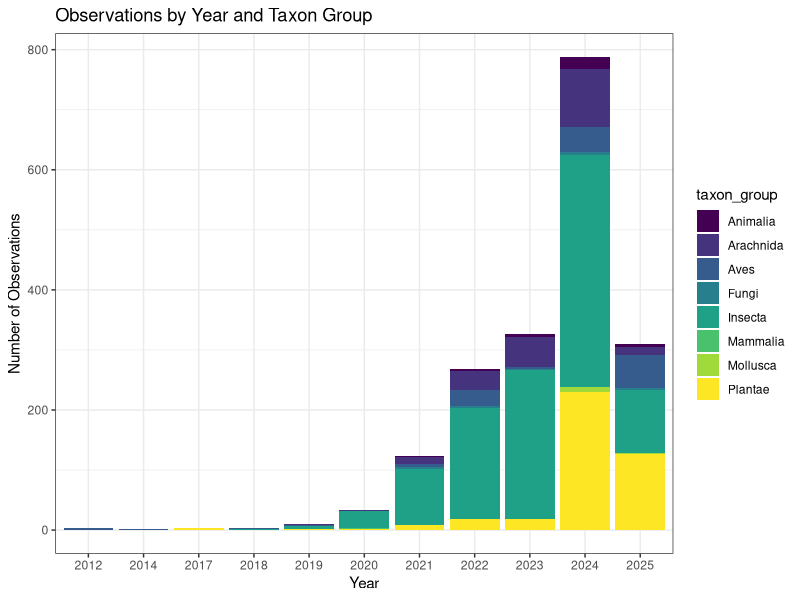
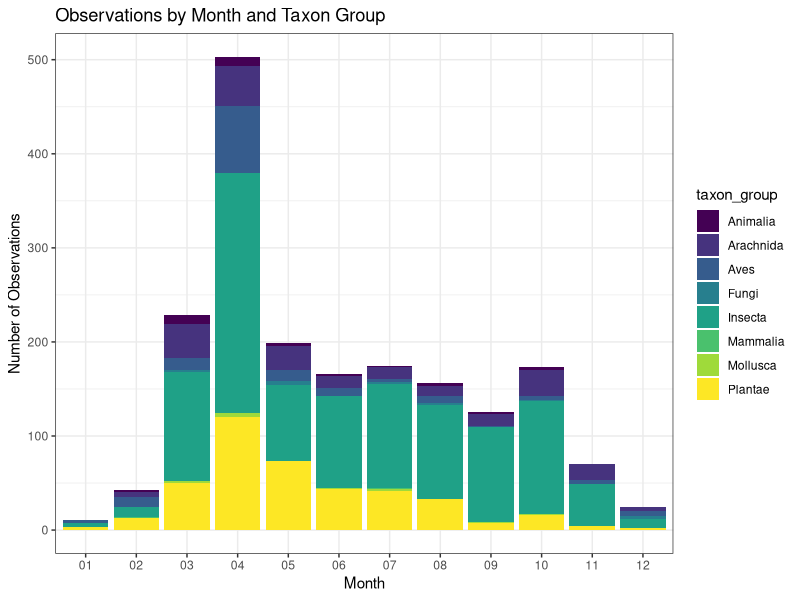
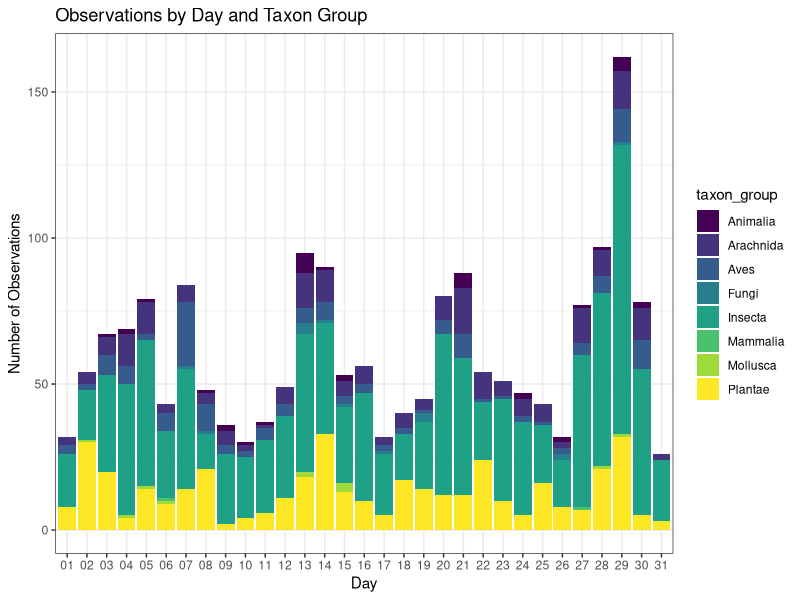
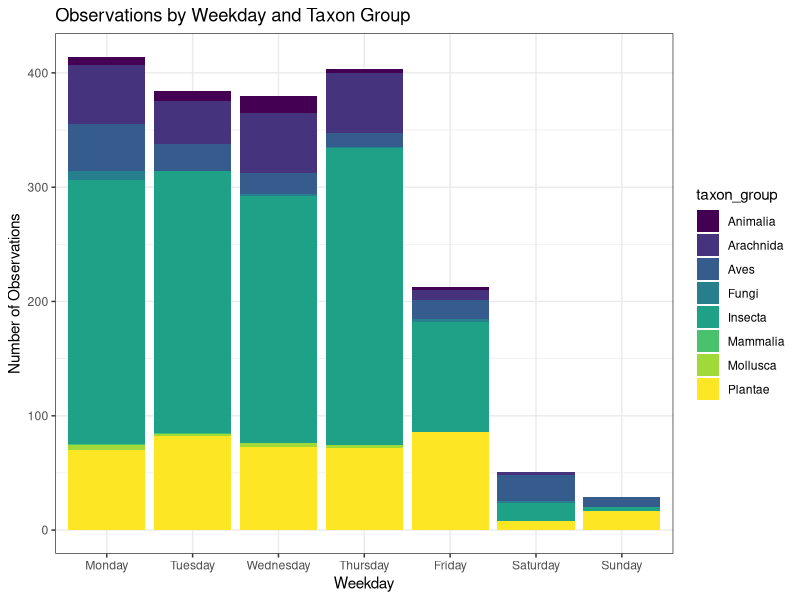
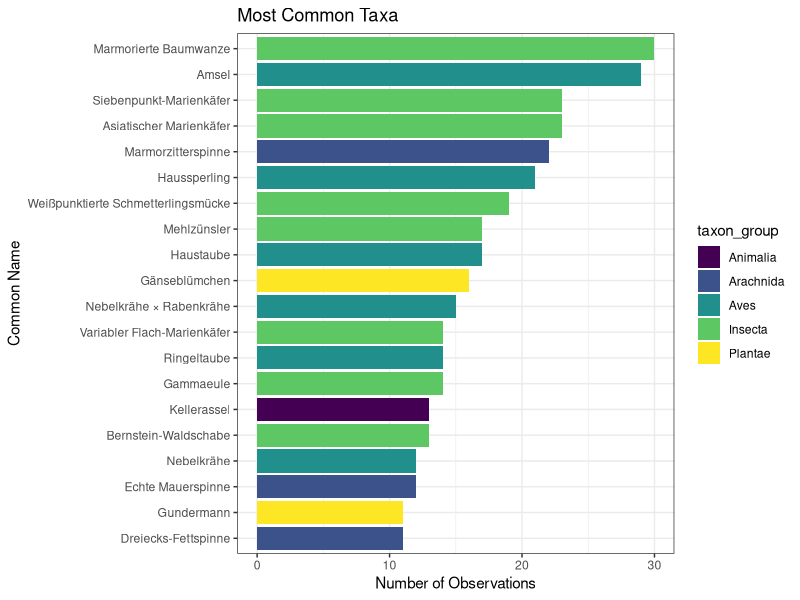
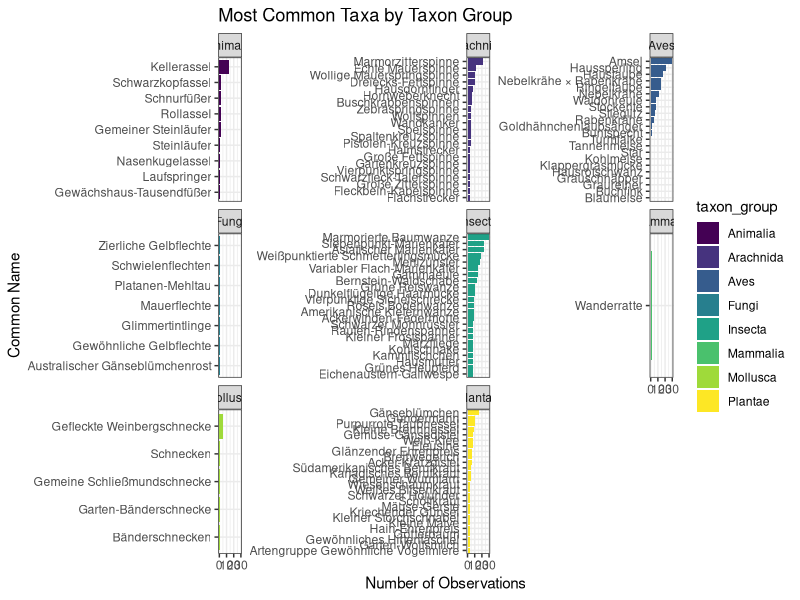
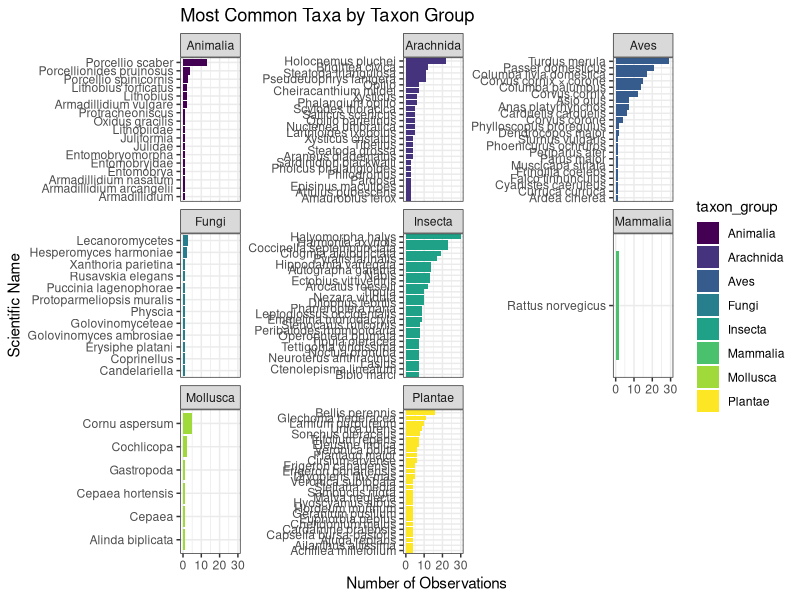
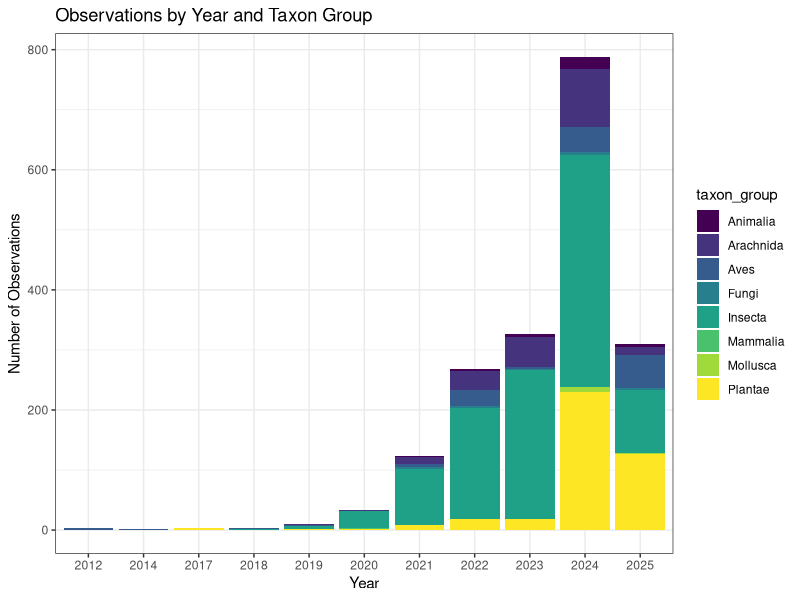

These charts were generated, in order, by the following R code:
## load library tidyverse
library(tidyverse)
library(viridis)

## set working directory
setwd("D:/GitHub/iNat_NDA/")

## load observations-576350.csv
obs <- read.csv("data/observations-576350.csv")

## create results directory
if (!dir.exists("results")) {
    dir.create("results")
}

## list column names
colnames(obs)

## convert date column to date format
obs$date <- as.Date(obs$time_observed_at, format = "%Y-%m-%d")

## extract year from date
obs$year <- format(obs$date, "%Y")

## rename "iconic_taxon_name" to "taxon_group"
obs$taxon_group <- obs$iconic_taxon_name

## plot observations by year and exclude "NA" values and
obs.nona <- obs %>%
    filter(!is.na(year))

## split by "taxon_group" and plot as stacked barplot with viridis color palette
obs.nona %>%
    group_by(year, taxon_group) %>%
    summarise(n = n()) %>%
    ggplot(aes(x = year, y = n, fill = taxon_group)) +
    geom_col() +
    labs(title = "Observations by Year and Taxon Group", x = "Year", y = "Number of Observations") +
    scale_fill_viridis_d() +
    theme_bw()

## save plot as png
ggsave("results/observations_by_year.png", width = 8, height = 6)

## now repeat the same process for month
obs$month <- format(obs$date, "%m")
obs.nona <- obs %>%
    filter(!is.na(month))

## plot observations and split by "taxon_group" and plot as stacked barplot with viridis color palette
obs.nona %>%
    group_by(month, taxon_group) %>%
    summarise(n = n()) %>%
    ggplot(aes(x = month, y = n, fill = taxon_group)) +
    geom_col() +
    labs(title = "Observations by Month and Taxon Group", x = "Month", y = "Number of Observations") +
    scale_fill_viridis_d() +
    theme_bw()

## save plot as png
ggsave("results/observations_by_month.png", width = 8, height = 6)

## now repeat the same process for day
obs$day <- format(obs$date, "%d")
obs.nona <- obs %>%
    filter(!is.na(day))

## plot observations by weekday and split by "taxon_group" and plot as stacked barplot with viridis color palette
obs.nona %>%
    group_by(day, taxon_group) %>%
    summarise(n = n()) %>%
    ggplot(aes(x = day, y = n, fill = taxon_group)) +
    geom_col() +
    labs(title = "Observations by Day and Taxon Group", x = "Day", y = "Number of Observations") +
    scale_fill_viridis_d() +
    theme_bw()

## now repeat the same process for weekday
obs$weekday <- weekdays(obs$date)

obs.nona <- obs %>%
    filter(!is.na(weekday))

## convert weekday to factor with levels in order and starting with Monday
obs.nona$weekday <- factor(obs.nona$weekday, levels = c("Monday", "Tuesday", "Wednesday", "Thursday", "Friday", "Saturday", "Sunday"))

## plot observations by weekday and split by "taxon_group" and plot as stacked barplot with viridis color palette
obs.nona %>%
    group_by(weekday, taxon_group) %>%
    summarise(n = n()) %>%
    ggplot(aes(x = weekday, y = n, fill = taxon_group)) +
    geom_col() +
    labs(title = "Observations by Weekday and Taxon Group", x = "Weekday", y = "Number of Observations") +
    scale_fill_viridis_d() +
    theme_bw()

## save plot as png
ggsave("results/observations_by_weekday.png", width = 8, height = 6)

## now repeat the same process for hour
obs$hour <- format(obs$date, "%H")

## now plot most common "common_name" and restrict to 20 most common, color by "taxon_group"
obs.nona <- obs %>%
    filter(!is.na(common_name) & !common_name == "") %>%
    group_by(common_name, taxon_group) %>%
    summarise(n = n()) %>%
    arrange(desc(n))

head(obs.nona, 20) %>%
    ggplot(aes(x = reorder(common_name, n), y = n, fill = taxon_group)) +
    geom_col() +
    coord_flip() +
    labs(title = "Most Common Taxa", x = "Common Name", y = "Number of Observations") +
    scale_fill_viridis_d() +
    theme_bw()

## save plot as png
ggsave("results/most_common_taxa.png", width = 8, height = 6)

## now repeat the same process but show the top 20 for each "taxon_group"
obs.nona <- obs %>%
    filter(!is.na(common_name) & !common_name == "") %>%
    group_by(common_name, taxon_group) %>%
    summarise(n = n()) %>%
    arrange(desc(n))

## now plot most common "common_name" and restrict to 20 most common, color by "taxon_group" and facet by "taxon_group"
obs.nona %>%
    group_by(taxon_group) %>%
    slice_max(n, n = 20) %>%
    ggplot(aes(x = reorder(common_name, n), y = n, fill = taxon_group)) +
    geom_col() +
    coord_flip() +
    facet_wrap(~taxon_group, scales = "free_y") +
    labs(title = "Most Common Taxa by Taxon Group", x = "Common Name", y = "Number of Observations") +
    scale_fill_viridis_d() +
    theme_bw()

## save plot as png
ggsave("results/most_common_taxa_by_taxon_group.png", width = 20, height = 12)

## now do the same for "scientific_name" and restrict to 20 most common, color by "taxon_group" and facet by "taxon_group"
obs.nona <- obs %>%
    filter(!is.na(scientific_name) & !scientific_name == "") %>%
    group_by(scientific_name, taxon_group) %>%
    summarise(n = n()) %>%
    arrange(desc(n))

## now plot most common "scientific_name" and restrict to 20 most common, color by "taxon_group" and facet by "taxon_group"
obs.nona %>%
    group_by(taxon_group) %>%
    slice_max(n, n = 20) %>%
    ggplot(aes(x = reorder(scientific_name, n), y = n, fill = taxon_group)) +
    geom_col() +
    coord_flip() +
    facet_wrap(~taxon_group, scales = "free_y") +
    labs(title = "Most Common Taxa by Taxon Group", x = "Scientific Name", y = "Number of Observations") +
    scale_fill_viridis_d() +
    theme_bw()

## save plot as png
ggsave("results/most_common_taxa_by_taxon_group_scientific_name.png", width = 20, height = 12)



## now summarise the results in a README.md file
## create a README.md file and rename it to README.md
readme <- file("README.md", "w")
writeLines("# Analysis of iNat_project [\"Die anderen Museumsbesucher\"](https://www.inaturalist.org/projects/die-anderen-museumsbesucher-the-other-museum-visitors?tab=observations)\n", readme)
writeLines("## Observations by Year and Taxon Group\n", readme)
writeLines("![Observations by Year and Taxon Group](results/observations_by_year.png)\n", readme)
writeLines("## Observations by Month and Taxon Group\n", readme)
writeLines("![Observations by Month and Taxon Group](results/observations_by_month.png)\n", readme)
writeLines("## Observations by Day and Taxon Group\n", readme)
writeLines("![Observations by Day and Taxon Group](results/observations_by_day.png)\n", readme)
writeLines("## Observations by Weekday and Taxon Group\n", readme)
writeLines("![Observations by Weekday and Taxon Group](results/observations_by_weekday.png)\n", readme)
writeLines("## Most Common Taxa\n", readme)
writeLines("![Most Common Taxa](results/most_common_taxa.png)\n", readme)
writeLines("## Most Common Taxa by Taxon Group\n", readme)
writeLines("![Most Common Taxa by Taxon Group](results/most_common_taxa_by_taxon_group.png)\n", readme)
writeLines("## Most Common Taxa by Taxon Group (Scientific Name)\n", readme)
writeLines("![Most Common Taxa by Taxon Group (Scientific Name)](results/most_common_taxa_by_taxon_group_scientific_name.png)\n", readme)

## close the file
close(readme)
